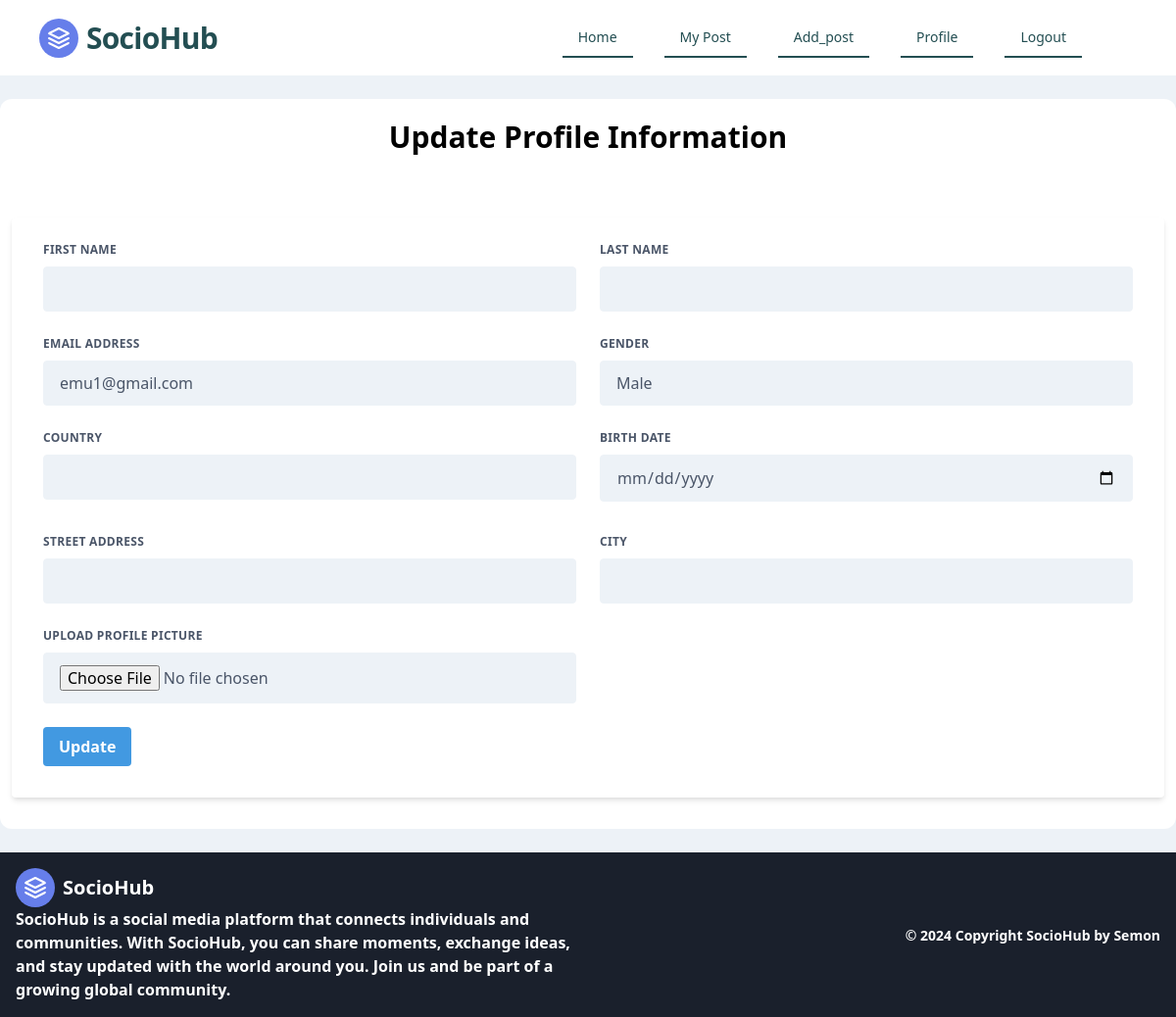
The app's page /accounts/update_profile/ (signed in), older data.
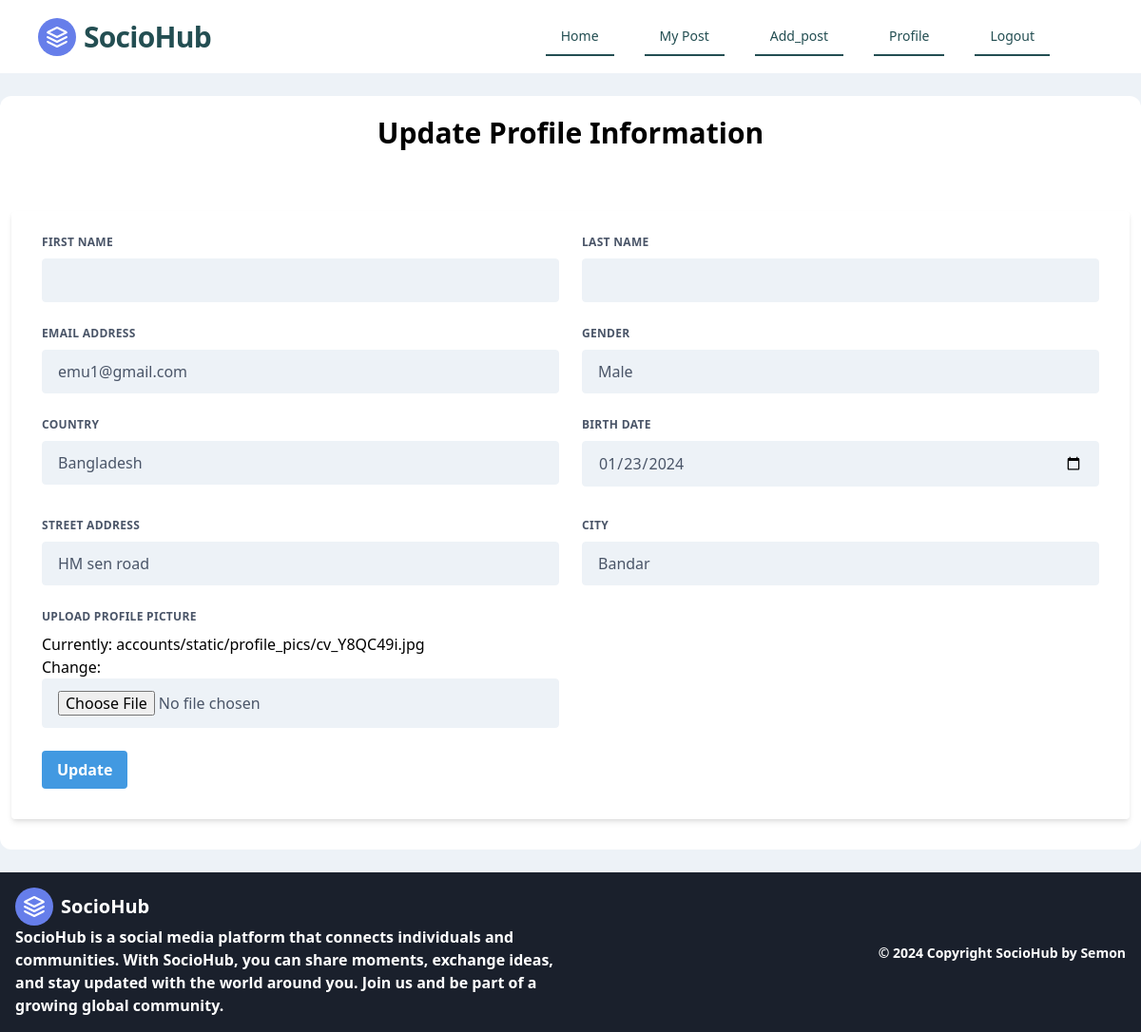
The same page, newer data.
### accounts/models.py (models this page shows, shortened)
class UserDetails(models.Model):
    user = models.OneToOneField(User, related_name='address', on_delete=models.CASCADE)
    profile_pic = models.ImageField(null=True, blank=True, upload_to='accounts/static/profile_pics/')
    birth_date = models.DateField(null=True, blank=True)
    gender = models.CharField(max_length=10, choices=GENDER_TYPE)
    street_address = models.CharField(max_length=100)
    city = models.CharField(max_length= 100)
    country = models.CharField(max_length=100)

### accounts/views.py (the view, shortened to what this page needs)
# urls.py: path('update_profile/', views.UserProfileUpdateView.as_view(), name='update_profile'),
class UserProfileUpdateView(LoginRequiredMixin,View):
    template_name = './update_profile.html'
    def get(self, request):
        form = forms.UserUpdateForm(instance=request.user)
        return render(request, self.template_name, {'form': form})

### accounts/templates/update_profile.html (shortened to what the changed rows need)
{% extends 'base.html' %} {% load static %} {% block head_title %}SocioHub- UpdateProfile{% endblock %} {% block content %}
<div class="bg-white px-3 py-4 rounded-xl my-6">
    <h1 class="font-bold text-3xl text-center pb-5">Update Profile Information</h1>
    <div class="w-full mt-10">
        <form method="post" class="bg-white shadow-md rounded px-8 pt-6 pb-8 mb-4">
            <div class="flex flex-wrap -mx-3 mb-6">
                <div class="w-full md:w-1/2 px-3">
                    <label class="block uppercase tracking-wide text-gray-700 text-xs font-bold mb-2" for="{{ form.country.id_for_label }}">
                        {{ form.country.label }}
                    </label> {{ form.country }}
                </div>
                <div class="w-full md:w-1/2 px-3 mb-6 md:mb-0">
                    <label class="block uppercase tracking-wide text-gray-700 text-xs font-bold mb-2" for="{{ form.birthdate.id_for_label }}">
                        {{ form.birth_date.label }}
                    </label> {{ form.birth_date }}
                </div>
            </div>
            <div class="flex flex-wrap -mx-3 mb-6">
                <div class="w-full md:w-1/2 px-3 mb-6 md:mb-0">
                    <label class="block uppercase tracking-wide text-gray-700 text-xs font-bold mb-2" for="{{ form.street_address.id_for_label }}">
                        {{ form.street_address.label }}
                    </label> {{ form.street_address }}
                </div>
                <div class="w-full md:w-1/2 px-3">
                    <label class="block uppercase tracking-wide text-gray-700 text-xs font-bold mb-2" for="{{ form.city.id_for_label }}">
                        {{ form.city.label }}
                    </label> {{ form.city }}
                </div>
            </div>
            <div class="flex flex-wrap -mx-3 mb-6">
                <div class="w-full md:w-1/2 px-3 mb-6 md:mb-0">
                    <label class="block uppercase tracking-wide text-gray-700 text-xs font-bold mb-2" for="{{ form.profile_pic.id_for_label }}">
                       upload profile picture
                    </label> {{ form.profile_pic }}
                </div>
            </div>
        </form>
    </div>
</div>
{% endblock %}

Row changes from the older to the newer data that the page shows:
added UserDetails: country "Bangladesh", street_address "HM sen road", city "Bandar"
Text that changed along with them:
form field birth_date: (not shown) → "01/23/2024"
text now shown: "Currently: accounts/static/profile_pics/cv_Y8QC49i.jpg Change:"
